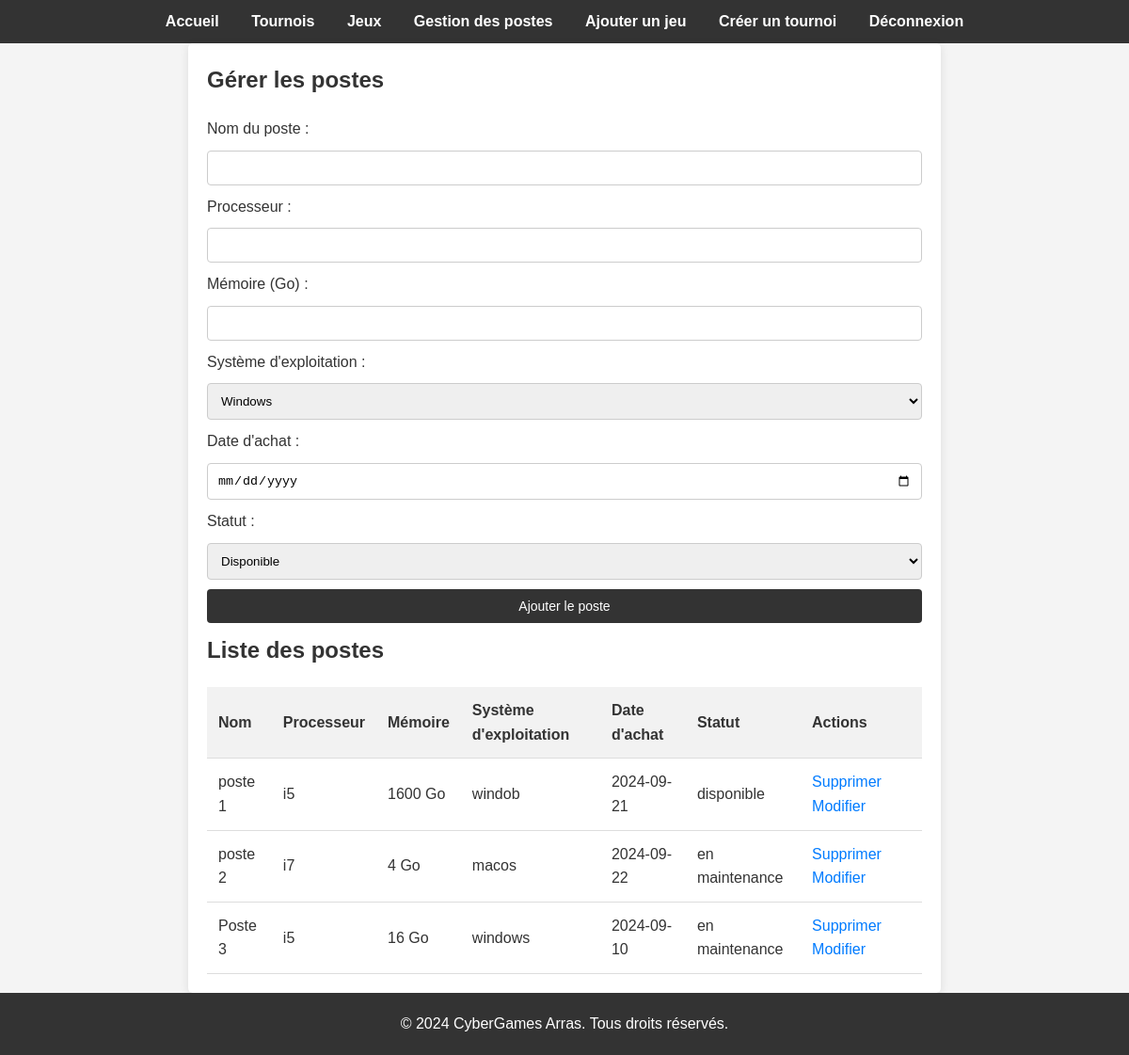
The page /index.php?route=manage_postes (signed in) on the database its author committed.
### tables this page shows
CREATE TABLE `postes` (
  `id` int(11) NOT NULL,
  `nom` varchar(100) NOT NULL,
  `processeur` varchar(100) NOT NULL,
  `memoire` int(11) NOT NULL,
  `systeme_exploitation` varchar(100) NOT NULL,
  `date_achat` date NOT NULL,
  `statut` enum('disponible','en maintenance','hors service') NOT NULL
);

### controllers/manage_postes.php (called while the page is built, shortened)
<?php
include $_SERVER['DOCUMENT_ROOT'] . '/cyber/db.php';
$stmt = $pdo->query("SELECT * FROM Postes");
$postes = $stmt->fetchAll(PDO::FETCH_ASSOC);
include 'views/manage_postes.php';
?>

### views/manage_postes.php (the view, shortened to what this page needs)
<h2>Gérer les postes</h2>
<form method="POST" action="index.php?route=manage_postes">
    <label for="nom">Nom du poste :</label>
    <input type="text" id="nom" name="nom" value="<?= isset($poste) ? htmlspecialchars($poste['nom']) : ''; ?>" required>
    <label for="processeur">Processeur :</label>
    <input type="text" id="processeur" name="processeur" value="<?= isset($poste) ? htmlspecialchars($poste['processeur']) : ''; ?>" required>
    <label for="memoire">Mémoire (Go) :</label>
    <input type="number" id="memoire" name="memoire" value="<?= isset($poste) ? htmlspecialchars($poste['memoire']) : ''; ?>" required>
    <label for="systeme_exploitation">Système d'exploitation :</label>
    <select name="systeme_exploitation" id="systeme_exploitation" required>
        <option value="windows" <?= isset($poste) && $poste['systeme_exploitation'] === 'windows' ? 'selected' : ''; ?>>Windows</option>
    </select>
    <label for="date_achat">Date d'achat :</label>
    <input type="date" id="date_achat" name="date_achat" value="<?= isset($poste) ? htmlspecialchars($poste['date_achat']) : ''; ?>" required>
    <label for="statut">Statut :</label>
    <select id="statut" name="statut">
        <option value="disponible" <?= isset($poste) && $poste['statut'] === 'disponible' ? 'selected' : ''; ?>>Disponible</option>
    </select>
    <button type="submit" name="action" value="<?= isset($poste) ? 'edit' : 'create'; ?>">
        <?= isset($poste) ? 'Modifier' : 'Ajouter'; ?> le poste
    </button>
</form>
<h2>Liste des postes</h2>
<?php if (!empty($postes)): ?>
    <table>
        <tr>
            <th>Nom</th>
            <th>Processeur</th>
            <th>Mémoire</th>
            <th>Système d'exploitation</th>
            <th>Date d'achat</th>
            <th>Statut</th>
            <th>Actions</th>
        </tr>
        <?php foreach ($postes as $poste): ?>
            <tr>
                <td><?= htmlspecialchars($poste['nom']); ?></td>
                <td><?= htmlspecialchars($poste['processeur']); ?></td>
                <td><?= htmlspecialchars($poste['memoire']); ?> Go</td>
                <td><?= htmlspecialchars($poste['systeme_exploitation']); ?></td>
                <td><?= htmlspecialchars($poste['date_achat']); ?></td>
                <td><?= htmlspecialchars($poste['statut']); ?></td>
                <td class="actions">
                    <a class="delete" href="index.php?route=manage_postes&action=delete&id=<?= $poste['id']; ?>">Supprimer</a>
                    <a href="index.php?route=manage_postes&action=edit&id=<?= $poste['id'] ?>">Modifier</a>
                </td>
            </tr>
        <?php endforeach; ?>
    </table>
<?php else: ?>
    <p>Aucun poste disponible.</p>
<?php endif; ?>

### css/style.css (style rules this page uses)
* { margin: 0; padding: 0; box-sizing: border-box; }
body { font-family: Arial, sans-serif; line-height: 1.6; background-color: #f4f4f4; color: #333; }
form { margin-top: 20px; }
form input, form button, form select { display: block; width: 100%; margin: 10px 0; padding: 10px; border: 1px solid #ccc; border-radius: 4px; }
form button { background: #333; color: #fff; border: none; cursor: pointer; }
h1, h2 { margin-bottom: 10px; color: #333; }
h2 { font-size: 1.5em; }
button, .btn { padding: 10px 15px; font-size: 14px; border: none; border-radius: 4px; cursor: pointer; }

### views/manage_postes.php (style rules this page uses)
table { width: 100%; border-collapse: collapse; margin-top: 20px; }
th, td { padding: 12px; text-align: left; border-bottom: 1px solid #ddd; }
th { background-color: #f2f2f2; }
.actions a { margin-right: 10px; color: #007bff; text-decoration: none; }
.delete { color: red; }

### rows shown on the page
postes: nom "poste 1", processeur "i5", memoire "1600", systeme_exploitation "windob", date_achat "2024-09-21", statut "disponible"
postes: nom "poste 2", processeur "i7", memoire "4", systeme_exploitation "macos", date_achat "2024-09-22", statut "en maintenance"
postes: nom "Poste 3", processeur "i5", memoire "16", systeme_exploitation "windows", date_achat "2024-09-10", statut "en maintenance"
